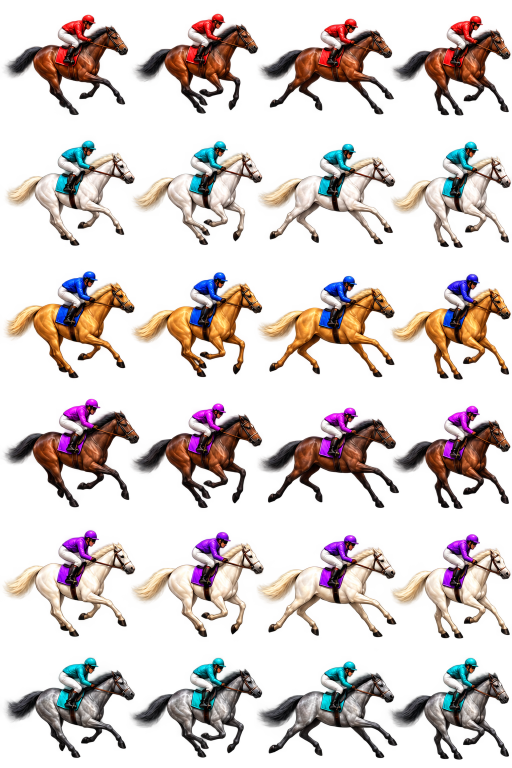
#> input picture godot/assets/heritage/enhanced/horse_sheet_enhanced.png, 1024 x 1536 px, given in place of app-icon.png, which was not available (shown at 1/2 size)
$ python generate_icons.py
#> lines starting #> are read from the running program, lines starting #| are printed output that depends on the picture; pictures that were not available may be replaced by others from this repository, and a replacement may not be noted
#!/usr/bin/env python3
"""Export platform sizes from the original app icon (requires Pillow)."""
from pathlib import Path

from PIL import Image

ROOT = Path(__file__).resolve().parent.parent
SOURCE = ROOT / 'godot/assets/public/branding/app-icon.png'


def main():
    with Image.open(SOURCE) as image:
#> image is the input picture: PIL image 1024x1536 RGBA; mean R, G, B, A 106.8, 84.4, 79.4, 78.2
        image = image.convert('RGBA')
        image.resize((256, 256), Image.Resampling.LANCZOS).save(SOURCE.with_name('boot-icon.png'))
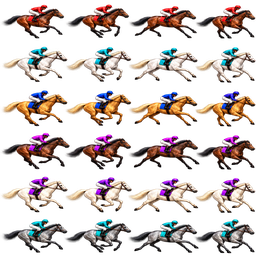
#> saved as boot-icon.png: PIL image 256x256 RGBA; mean R, G, B, A 54.8, 42.7, 38.9, 78.4; transparent parts drawn white
        for name, size in [('icon-32.png', 32), ('apple-touch-icon.png', 180),
                           ('icon-192.png', 192), ('icon-512.png', 512)]:
            image.resize((size, size), Image.Resampling.LANCZOS).save(ROOT / 'web' / name)
#> this loop made 4 passes
#> pass 1, in main, `image.resize((size, size), Image.Resampling.LANCZOS).save(ROOT / 'web'..`:
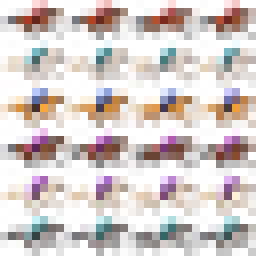
#> saved as icon-32.png: PIL image 32x32 RGBA (shown 8 times larger); mean R, G, B, A 87.4, 69.5, 64.2, 80.8; transparent parts drawn white
#> pass 2, in main, `image.resize((size, size), Image.Resampling.LANCZOS).save(ROOT / 'web'..`:
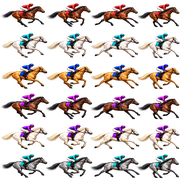
#> saved as apple-touch-icon.png: PIL image 180x180 RGBA; mean R, G, B, A 57.7, 45, 41.6, 78.6; transparent parts drawn white
        image.save(ROOT / 'web/favicon.ico', sizes=[(s, s) for s in (16, 32, 48, 64, 128, 256)])
        image.resize((512, 512), Image.Resampling.LANCZOS).save(
            ROOT / 'packaging/linux/io.github.rknell.race-the-nags.png')
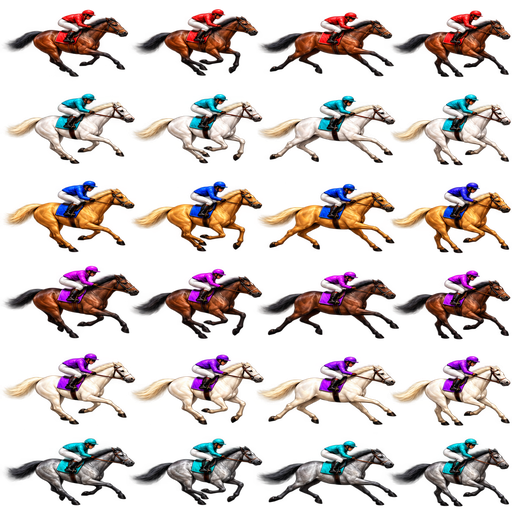
#> saved as io.github.rknell.race-the-nags.png: PIL image 512x512 RGBA; mean R, G, B, A 54.5, 42.2, 38.1, 78.3; transparent parts drawn white
    print('Exported website and Linux icons from', SOURCE.relative_to(ROOT))


if __name__ == '__main__':
    main()
